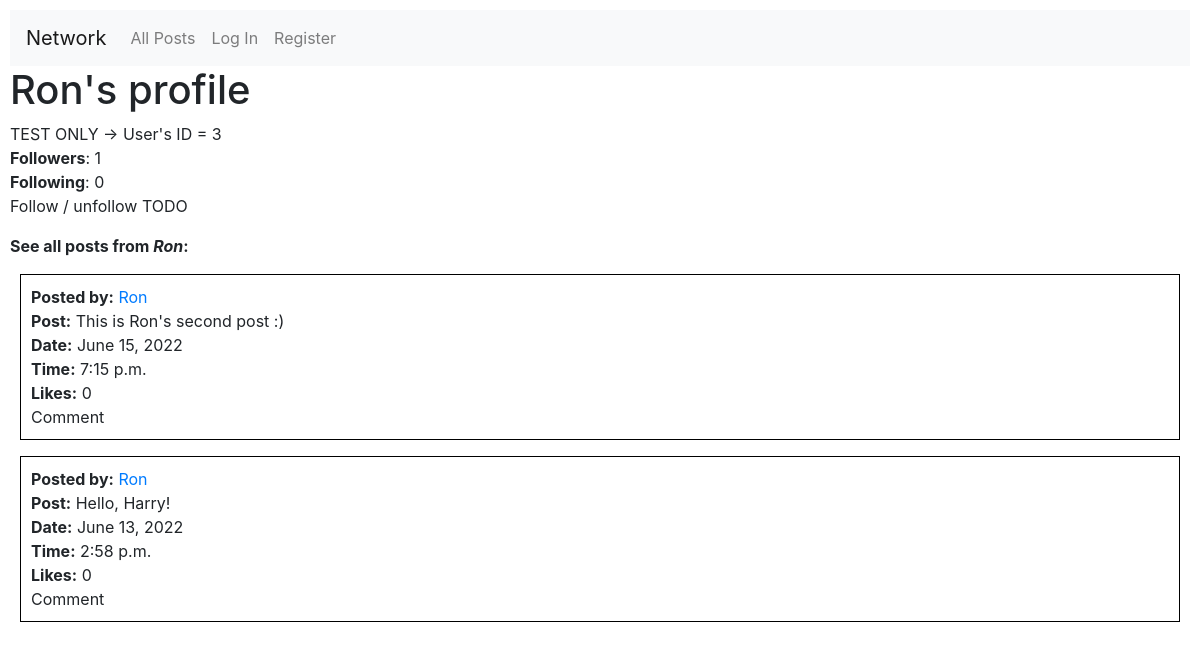
/user/Ron, run on the app's committed database.
### network/models.py (models this page shows, shortened)
class User(AbstractUser):
    pass
    def __str__(self):
        return f"USER NUMBER '{self.id}' is '{self.username}'. LAST CONNEXION: {self.last_login}."

class Post(models.Model):
    userid = models.ForeignKey(User, on_delete=models.CASCADE, related_name="user")
    post = models.TextField(max_length=500)
    datetime = models.DateTimeField(default=datetime.now)
    likes = models.IntegerField(default=0)

### network/views.py (the view)
# urls.py: path("user/<str:username>", views.profile_page, name="profile_page"),
def profile_page(request, username):
    try:
        user_profiled = User.objects.filter(username=username)
        user_profiled_id = user_profiled.values_list('id', flat=True)
        user_profiled_id = user_profiled_id[0]
        user_posts = Post.objects.filter(userid=user_profiled_id).order_by('-id')
        amount_of_followers = Follower.objects.filter(followed=user_profiled_id).count()
        amount_of_following = Follower.objects.filter(follower=user_profiled_id).count()
        return render(request, "network/profile.html", {
                    "username": username,
                    "user_profiled": user_profiled,
                    "user_profiled_id": user_profiled_id,
                    "amount_of_followers": amount_of_followers,
                    "amount_of_following": amount_of_following,
                    "user_posts": user_posts
                })
    except IndexError:
        return render(request, "network/missingprofile.html", {
                    "username": username,
                })

### network/templates/network/profile.html (shortened to what this page needs)
{% extends "network/layout.html" %}
{% block body %}
    <h1>{{ username }}'s profile</h1>
    TEST ONLY -> User's ID = {{ user_profiled_id }}
    <br>
    <b>Followers</b>: {{ amount_of_followers }}
    <br>
    <b>Following</b>: {{ amount_of_following }}
    <br>
    Follow / unfollow TODO
    <b>See all posts from <i>{{ username }}</i>:</b>
    {% for user_post in user_posts %}
        <div class="subdiv">
            <b>Posted by:</b> <a href="{% url 'profile_page' user_post.userid.username %}">{{ user_post.userid.username }}</a>
            <br>
            <b>Post:</b> {{ user_post.post }}
            <br>
            <b>Date:</b> {{ user_post.datetime.date }}
            <br>
            <b>Time:</b> {{ user_post.datetime.time }}
            <br>
            <b>Likes:</b> {{ user_post.likes }}
            <br>
            Comment
            <br>
        </div>
    {% empty %}
        <i>{{ username }}</i> hasn't published any post, yet.
    {% endfor %}
{% endblock %}

### network/static/network/styles.css (style rules this page uses)
body { padding: 10px; }
.subdiv { border: black; border-width: 1px; border-style: solid; margin: 10px; padding: 10px; }

### data on the page
User: username "Ron"
Post: userid.username "Ron", post "This is Ron's second post :)", datetime "June 15, 2022", datetime.time "7:15 p.m.", likes "0"
Post: userid.username "Ron", post "Hello, Harry!", datetime "June 13, 2022", datetime.time "2:58 p.m.", likes "0"

### other printed values
{{ user_profiled_id }} "3"
{{ amount_of_followers }} "1"
{{ amount_of_following }} "0"
